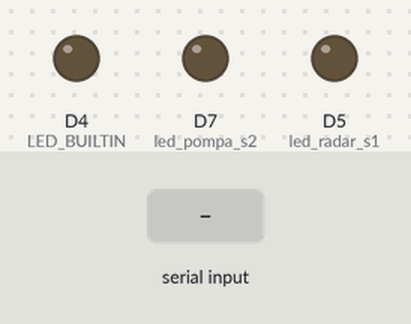
Recording of a sketch running on a simulated ESP8266 (NodeMCU). On the bench: output pins drawn as LEDs (lit = HIGH, except the on-board LED, lit = LOW). The test bench sets the inputs (shaded band). WiFi joins after 1.5 s; servers stay silent unless stated; what the sketch prints to the serial monitor is not drawn.

Above: at 1.6 s.
At 4.2 s:
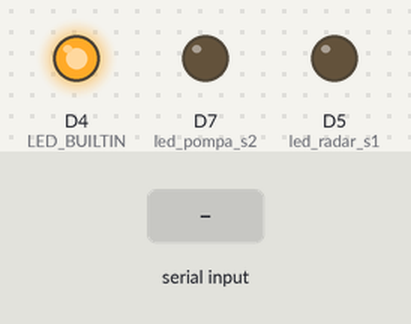
4.3 s: "1\n" received over Serial
Timing chart, 0 to 7.3 s (numbered marks = the images above; inputs shaded):
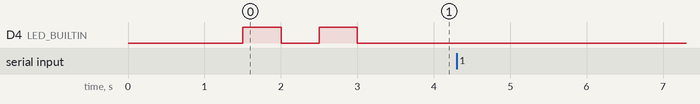

Measured:
- after the input at 4.3 s, every drawn part: stays the same

The sketch:

TA_Sistem1.ino
```cpp
#include <ESP8266Firebase.h>
#include <ESP8266WiFi.h>
#include <WiFiClientSecure.h>
#include <ArduinoJson.h>

// Define the relay pins
#define radar_s1 D1
#define led_radar_s1 D5
#define led_pompa_s2 D7
#define _SSID "FAISAL OVIE 2"          // Your WiFi SSID
#define _PASSWORD "1sampai0"           // Your WiFi Password
#define REFERENCE_URL "https://bcv1-f450b-default-rtdb.asia-southeast1.firebasedatabase.app/"  // Your Firebase project reference url

WiFiClientSecure client;
Firebase firebase(REFERENCE_URL);

String inputString = "";  // A string to hold incoming data
bool stringComplete = false;  // Whether the string is complete

void setup() {
  pinMode(radar_s1, INPUT_PULLUP);
  pinMode(led_radar_s1, OUTPUT);
  pinMode(led_pompa_s2, OUTPUT);
  pinMode(LED_BUILTIN, OUTPUT);
  Serial.begin(9600);
  inputString.reserve(200);

  WiFi.mode(WIFI_STA);
  WiFi.disconnect();
  delay(1000);

  WiFi.begin(_SSID, _PASSWORD);
  while (WiFi.status() != WL_CONNECTED) {
    delay(500);
    digitalWrite(LED_BUILTIN, HIGH);
    delay(500);
    digitalWrite(LED_BUILTIN, LOW);
  }
  if (WiFi.status() == WL_CONNECTED) {
    digitalWrite(LED_BUILTIN, LOW);
  }
}

void loop() {
  int i = 0;
  while (WiFi.status() != WL_CONNECTED && i < 5) {
    digitalWrite(LED_BUILTIN, HIGH);
    reconnectWiFi();
    delay(1000);
    i += 1;
  }

  if (stringComplete) {
    Serial.print("Received data: ");
    Serial.println(inputString);

    StaticJsonDocument<200> doc;
    DeserializationError error = deserializeJson(doc, inputString);

    if (!error) {
      int relay1State = doc["relay1State"];
      int relay2State = doc["relay2State"];
      int relay3State = doc["relay3State"];
      int radar1 = doc["radar1"];
      int radar2 = doc["radar2"];
      int radar3 = doc["radar3"];

      firebase.setInt("ControlSystem/Reservoir2/Relay1", relay1State);
      firebase.setInt("ControlSystem/Reservoir2/Relay2", relay2State);
      firebase.setInt("ControlSystem/Reservoir2/Relay3", relay3State);
      firebase.setInt("ControlSystem/Reservoir2/RadarBorBesar1", radar1);
      firebase.setInt("ControlSystem/Reservoir2/RadarBorKecil2", radar2);
      firebase.setInt("ControlSystem/Reservoir2/RadarPompa3", radar3);
    } else {
      Serial.println("Failed to parse JSON");
    }

    inputString = "";
    stringComplete = false;
  }
}

void serialEvent() {
  while (Serial.available()) {
    char inChar = (char)Serial.read();
    if (inChar == '\n') {
      stringComplete = true;
    } else {
      inputString += inChar;
    }
  }
}

void reconnectWiFi() {
  WiFi.begin(_SSID, _PASSWORD);
  delay(500);
  digitalWrite(LED_BUILTIN, HIGH);
  delay(500);
  digitalWrite(LED_BUILTIN, LOW);
  if (WiFi.status() == WL_CONNECTED) {
    digitalWrite(LED_BUILTIN, LOW);
  }
}
```
